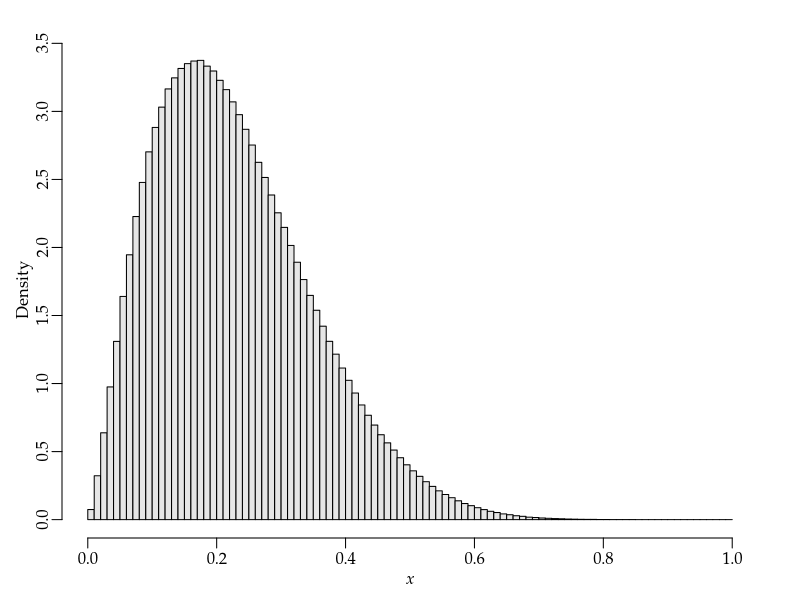

The R script that drew this image: (Note: this script raises an error after producing the figure.)
args = commandArgs()
basename = sub(".R$", "", sub("^--file=(.*/)?", "", args[grep("^--file=", args)]))
if (length(basename) != 0)
    pdf(file=paste0(basename, "_tmp.pdf"), colormodel="gray", width=7, height=4)
par(family="Palatino")
par(mgp=c(1.5,0.5,0)) # title and axis margins. default: c(3,1,0)
par(mar=c(3,3,2,2)+0.1) # bottom, left, top, right margins. default: c(5,4,4,2)+0.1
x = rbeta(10000000, 2.5, 8.5)
hist(x, breaks=seq(0,1,0.01), freq=FALSE, main="", xlab=expression(italic(x)), col=gray(0.9))
dev.off()
embedFonts(paste0(basename, "_tmp.pdf"), outfile=paste0(basename, ".pdf"),
           options="-c \"<</NeverEmbed []>> setdistillerparams\" -f ")
